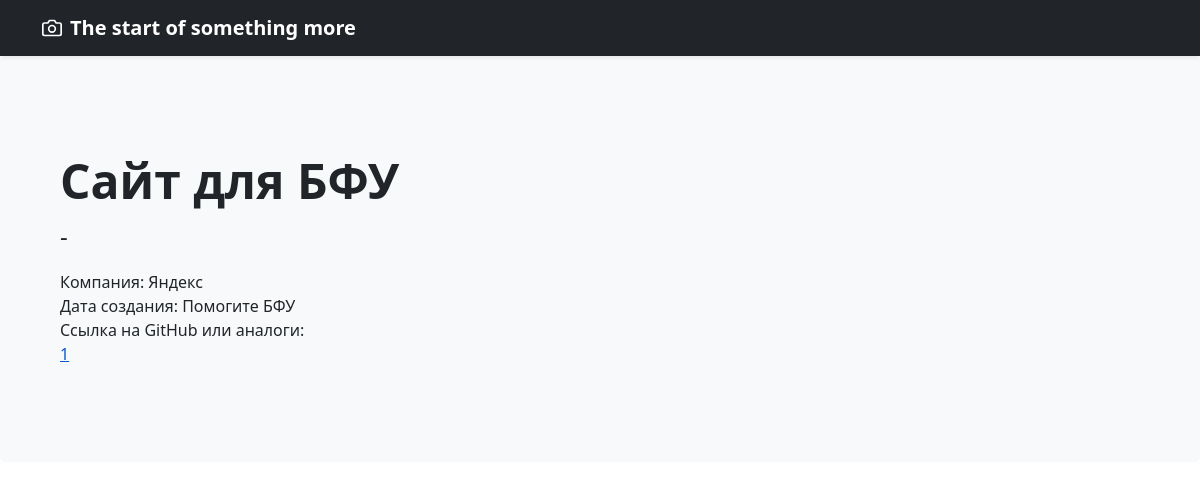
The app's page /project/1 with its own data.
### tables this page shows
CREATE TABLE projects (
id integer UNIQUE PRIMARY KEY AUTOINCREMENT,
name_project varchar NOT NULL,
name_company_creat varchar NOT NULL,
dates date NOT NULL,
about text,
fail text,
show_yes_or_not BIT NOT NULL
);

### main.py (the view)
@app.route('/project/<int:id>')  # показ проекта подробно
def show_project(id):
    try:
        show = dbase.show(id)
        return render_template('show_project.html', name=show[1], about=show[5], name_company=show[2],
                               dates=show[4], fail=show[6])
    except:
        return redirect('/door')

### main.py (called while the page is built)
def connect_db():
    conn = sqlite3.connect(app.config['DATABASE'])
    conn.row_factory = sqlite3.Row
    return conn

def get_db():
    if not hasattr(g, 'link_db'):
        g.link_db = connect_db()
    return g.link_db

@app.before_request
def before_request():
    global dbase
    db = get_db()
    dbase = FDataBase(db)

    def show(self, id):  # показ проекта подробно
        self.__cur.execute(f'SELECT * FROM projects WHERE id = {id} LIMIT 1')
        res = self.__cur.fetchone()
        if not res:
            print('ошибка')
        else:
            return res

### templates/show_project.html (shortened to what this page needs)
<!DOCTYPE html>
<html lang="en">
<head>
     <link rel="stylesheet" href="https://cdn.jsdelivr.net/npm/bootstrap@5.1.3/dist/css/bootstrap.min.css">
</head>
<body>
<header>
    <div class="navbar navbar-dark bg-dark shadow-sm">
        <div class="container">
            <a href="/" class="navbar-brand d-flex align-items-center">
                <strong>The start of something more</strong>
            </a>
        </div>
    </div>
</header>
<div class="p-5 mb-4 bg-light rounded-3">
      <div class="container-fluid py-5">
        <h1 class="display-5 fw-bold">{{ name }}</h1>
        <p class="col-md-8 fs-4">{{ about }}</p>
          <p class="card-text mb-auto">Компания: {{ name_company }}</p>
          <p class="card-text mb-auto">Дата создания: {{ dates }}</p>
          <p class="card-text mb-auto">Ссылка на GitHub или аналоги: </p>
          <a href="/{{ fail }}" class="stretched-link">{{ fail }}</a>
      </div>
    </div>

### records on screen
projects: name_project "Сайт для БФУ", name_company_creat "Яндекс", about "Помогите БФУ"

### other values on screen
{{ about }} "-"
{{ fail }} "1"
